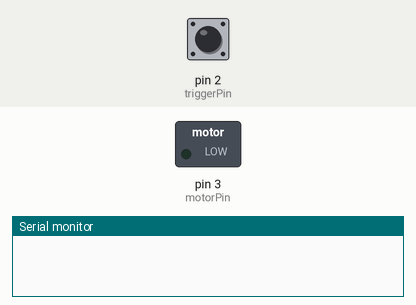
Recording of a sketch running on a simulated Arduino Uno, built with avr-gcc and run on an emulated ATmega328P. Parts: switched loads named in the sketch (green lamp = pin HIGH), the last lines printed to the serial monitor. The inputs (shaded band) are chosen by the test bench; at power-on: pin 2 (triggerPin) HIGH.

Above: at 1.2 s.
1.3 s: pin 2 (triggerPin) pulled LOW for 0.15 s
At 1.6 s:
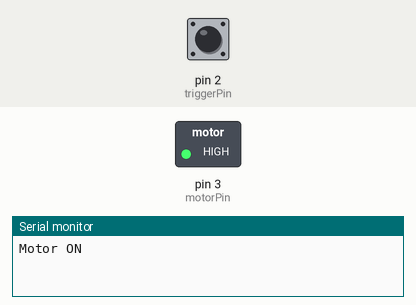
Timing chart, 0 to 12.8 s (numbered marks = the images above; inputs shaded):
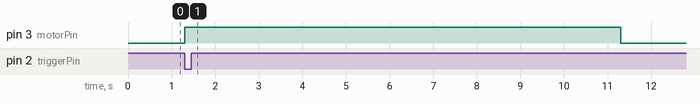

Measured:
- after the input at 1.3 s, pin 3 (motorPin): LOW → HIGH at once, → LOW 10.0 s later

The sketch:

projeto_sillion.ino
```cpp
const int motorPin   = 3; //declaração de variáveis
const int triggerPin = 2;

void setup() {
  pinMode(motorPin, OUTPUT); // setando o pino PD3 como saída
  pinMode(triggerPin, INPUT_PULLUP); //setando o PD2 como entrada
  Serial.begin(9600); // inicializando a comunicação serial
  }

void loop() {
  if (digitalRead(triggerPin) == LOW) { // se a entrada digital interpretar sinal 0V
    Serial.println("Motor ON"); //envia a mensagem no serial
    digitalWrite(motorPin, HIGH);  // envia 5V para a saída PD3
    delay(10000);  // motor ligado por 10 segundos
    digitalWrite(motorPin, LOW);   // desativa o chaveamento do MOSFET
    Serial.println("Motor OFF"); //envia nova mensagem no serial
    delay(200); // espera
  }
}
```
